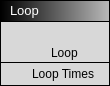
<?xml version="1.0" encoding="UTF-8"?>
<ui version="4.0">
 <class>LoopBlock</class>
 <widget class="QWidget" name="LoopBlock">
  <property name="geometry">
   <rect>
    <x>0</x>
    <y>0</y>
    <width>110</width>
    <height>86</height>
   </rect>
  </property>
  <property name="windowTitle">
   <string>Form</string>
  </property>
  <layout class="QHBoxLayout" name="horizontalLayout">
   <property name="leftMargin">
    <number>0</number>
   </property>
   <property name="topMargin">
    <number>0</number>
   </property>
   <property name="rightMargin">
    <number>0</number>
   </property>
   <property name="bottomMargin">
    <number>0</number>
   </property>
   <item>
    <widget class="QWidget" name="Holder" native="true">
     <property name="styleSheet">
      <string notr="true">QWidget#Holder { background-color: rgb(0, 0, 0); }</string>
     </property>
     <layout class="QVBoxLayout" name="verticalLayout">
      <property name="spacing">
       <number>1</number>
      </property>
      <property name="leftMargin">
       <number>1</number>
      </property>
      <property name="topMargin">
       <number>1</number>
      </property>
      <property name="rightMargin">
       <number>1</number>
      </property>
      <property name="bottomMargin">
       <number>1</number>
      </property>
      <item>
       <widget class="QWidget" name="Header" native="true">
        <property name="minimumSize">
         <size>
          <width>0</width>
          <height>20</height>
         </size>
        </property>
        <property name="maximumSize">
         <size>
          <width>16777215</width>
          <height>28</height>
         </size>
        </property>
        <property name="styleSheet">
         <string notr="true">background-color: qlineargradient(spread:pad, x1:0, y1:0, x2:1, y2:0, stop:0 rgba(0, 0, 0, 255), stop:1 rgba(184, 184, 184, 255));</string>
        </property>
        <layout class="QVBoxLayout" name="verticalLayout_5">
         <property name="spacing">
          <number>6</number>
         </property>
         <property name="leftMargin">
          <number>9</number>
         </property>
         <property name="topMargin">
          <number>0</number>
         </property>
         <property name="rightMargin">
          <number>9</number>
         </property>
         <property name="bottomMargin">
          <number>0</number>
         </property>
         <item>
          <widget class="QLabel" name="label">
           <property name="sizePolicy">
            <sizepolicy hsizetype="Maximum" vsizetype="Preferred">
             <horstretch>0</horstretch>
             <verstretch>0</verstretch>
            </sizepolicy>
           </property>
           <property name="maximumSize">
            <size>
             <width>16777215</width>
             <height>16777215</height>
            </size>
           </property>
           <property name="styleSheet">
            <string notr="true">background-color: rgba(255, 255, 255, 0);</string>
           </property>
           <property name="text">
            <string>&lt;html&gt;&lt;head/&gt;&lt;body&gt;&lt;p&gt;&lt;span style=&quot; font-size:10pt; color:#ffffff;&quot;&gt;Loop&lt;/span&gt;&lt;/p&gt;&lt;/body&gt;&lt;/html&gt;</string>
           </property>
          </widget>
         </item>
        </layout>
       </widget>
      </item>
      <item>
       <widget class="QWidget" name="ExecNodeLayout" native="true">
        <property name="styleSheet">
         <string notr="true">background-color: rgb(216, 216, 216);</string>
        </property>
        <layout class="QHBoxLayout" name="horizontalLayout_3">
         <property name="topMargin">
          <number>1</number>
         </property>
         <property name="bottomMargin">
          <number>1</number>
         </property>
         <item>
          <widget class="QWidget" name="InNodes_2" native="true">
           <property name="sizePolicy">
            <sizepolicy hsizetype="Preferred" vsizetype="Preferred">
             <horstretch>0</horstretch>
             <verstretch>0</verstretch>
            </sizepolicy>
           </property>
           <layout class="QVBoxLayout" name="verticalLayout_3">
            <property name="leftMargin">
             <number>0</number>
            </property>
            <property name="topMargin">
             <number>0</number>
            </property>
            <property name="rightMargin">
             <number>0</number>
            </property>
            <property name="bottomMargin">
             <number>0</number>
            </property>
            <item>
             <widget class="ConnectorExecIn" name="NodeExecIn" native="true">
              <property name="sizePolicy">
               <sizepolicy hsizetype="Preferred" vsizetype="Preferred">
                <horstretch>0</horstretch>
                <verstretch>0</verstretch>
               </sizepolicy>
              </property>
              <property name="minimumSize">
               <size>
                <width>16</width>
                <height>16</height>
               </size>
              </property>
              <property name="maximumSize">
               <size>
                <width>16</width>
                <height>16</height>
               </size>
              </property>
              <property name="styleSheet">
               <string notr="true"/>
              </property>
             </widget>
            </item>
           </layout>
          </widget>
         </item>
         <item>
          <spacer name="horizontalSpacer_2">
           <property name="orientation">
            <enum>Qt::Horizontal</enum>
           </property>
           <property name="sizeHint" stdset="0">
            <size>
             <width>40</width>
             <height>20</height>
            </size>
           </property>
          </spacer>
         </item>
         <item>
          <widget class="QWidget" name="OutNodes" native="true">
           <property name="layoutDirection">
            <enum>Qt::RightToLeft</enum>
           </property>
           <layout class="QVBoxLayout" name="verticalLayout_4">
            <property name="leftMargin">
             <number>0</number>
            </property>
            <property name="topMargin">
             <number>0</number>
            </property>
            <property name="rightMargin">
             <number>0</number>
            </property>
            <property name="bottomMargin">
             <number>0</number>
            </property>
            <item>
             <widget class="ConnectorExecOut" name="OutExec" native="true">
              <property name="sizePolicy">
               <sizepolicy hsizetype="Preferred" vsizetype="Preferred">
                <horstretch>0</horstretch>
                <verstretch>0</verstretch>
               </sizepolicy>
              </property>
              <property name="minimumSize">
               <size>
                <width>16</width>
                <height>16</height>
               </size>
              </property>
              <property name="maximumSize">
               <size>
                <width>16</width>
                <height>16</height>
               </size>
              </property>
              <property name="styleSheet">
               <string notr="true"/>
              </property>
             </widget>
            </item>
            <item>
             <widget class="QWidget" name="LoopConnector" native="true">
              <layout class="QHBoxLayout" name="horizontalLayout_5">
               <property name="leftMargin">
                <number>0</number>
               </property>
               <property name="topMargin">
                <number>0</number>
               </property>
               <property name="rightMargin">
                <number>0</number>
               </property>
               <property name="bottomMargin">
                <number>0</number>
               </property>
               <item>
                <widget class="ConnectorExecOut" name="LoopOut" native="true">
                 <property name="sizePolicy">
                  <sizepolicy hsizetype="Preferred" vsizetype="Preferred">
                   <horstretch>0</horstretch>
                   <verstretch>0</verstretch>
                  </sizepolicy>
                 </property>
                 <property name="minimumSize">
                  <size>
                   <width>16</width>
                   <height>16</height>
                  </size>
                 </property>
                 <property name="maximumSize">
                  <size>
                   <width>16</width>
                   <height>16</height>
                  </size>
                 </property>
                 <property name="styleSheet">
                  <string notr="true"/>
                 </property>
                </widget>
               </item>
               <item>
                <widget class="QLabel" name="loopText">
                 <property name="text">
                  <string>Loop</string>
                 </property>
                </widget>
               </item>
              </layout>
             </widget>
            </item>
           </layout>
          </widget>
         </item>
        </layout>
       </widget>
      </item>
      <item>
       <widget class="QWidget" name="widget" native="true">
        <property name="styleSheet">
         <string notr="true">background-color: rgb(216, 216, 216);</string>
        </property>
        <layout class="QHBoxLayout" name="horizontalLayout_2">
         <property name="leftMargin">
          <number>9</number>
         </property>
         <property name="topMargin">
          <number>1</number>
         </property>
         <property name="rightMargin">
          <number>9</number>
         </property>
         <property name="bottomMargin">
          <number>1</number>
         </property>
         <item>
          <widget class="QWidget" name="InNodes" native="true">
           <property name="sizePolicy">
            <sizepolicy hsizetype="Preferred" vsizetype="Preferred">
             <horstretch>0</horstretch>
             <verstretch>0</verstretch>
            </sizepolicy>
           </property>
           <layout class="QHBoxLayout" name="horizontalLayout_4">
            <property name="leftMargin">
             <number>0</number>
            </property>
            <property name="topMargin">
             <number>0</number>
            </property>
            <property name="rightMargin">
             <number>0</number>
            </property>
            <property name="bottomMargin">
             <number>0</number>
            </property>
            <item>
             <widget class="ConnectorIn" name="Node" native="true">
              <property name="sizePolicy">
               <sizepolicy hsizetype="Preferred" vsizetype="Preferred">
                <horstretch>0</horstretch>
                <verstretch>0</verstretch>
               </sizepolicy>
              </property>
              <property name="minimumSize">
               <size>
                <width>16</width>
                <height>16</height>
               </size>
              </property>
              <property name="maximumSize">
               <size>
                <width>16</width>
                <height>16</height>
               </size>
              </property>
              <property name="styleSheet">
               <string notr="true"/>
              </property>
             </widget>
            </item>
            <item>
             <widget class="QLabel" name="label_2">
              <property name="text">
               <string>Loop Times</string>
              </property>
             </widget>
            </item>
           </layout>
          </widget>
         </item>
         <item>
          <spacer name="horizontalSpacer">
           <property name="orientation">
            <enum>Qt::Horizontal</enum>
           </property>
           <property name="sizeHint" stdset="0">
            <size>
             <width>40</width>
             <height>20</height>
            </size>
           </property>
          </spacer>
         </item>
        </layout>
       </widget>
      </item>
     </layout>
    </widget>
   </item>
  </layout>
 </widget>
 <customwidgets>
  <customwidget>
   <class>ConnectorIn</class>
   <extends>QWidget</extends>
   <header>connectorin.h</header>
   <container>1</container>
  </customwidget>
  <customwidget>
   <class>ConnectorExecOut</class>
   <extends>QWidget</extends>
   <header>connectorexecout.h</header>
   <container>1</container>
  </customwidget>
  <customwidget>
   <class>ConnectorExecIn</class>
   <extends>QWidget</extends>
   <header>connectorexecin.h</header>
   <container>1</container>
  </customwidget>
 </customwidgets>
 <resources/>
 <connections/>
</ui>
